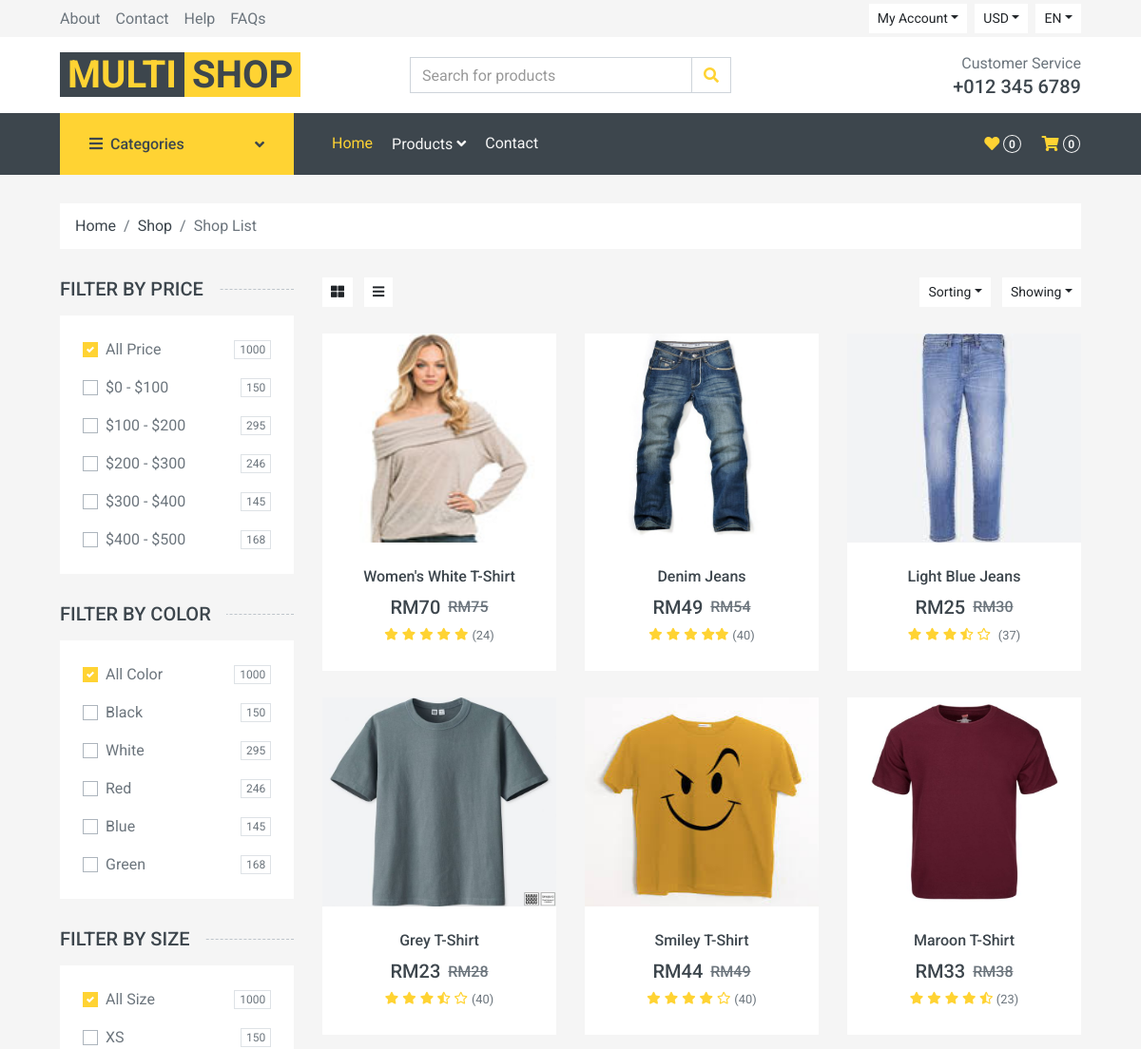
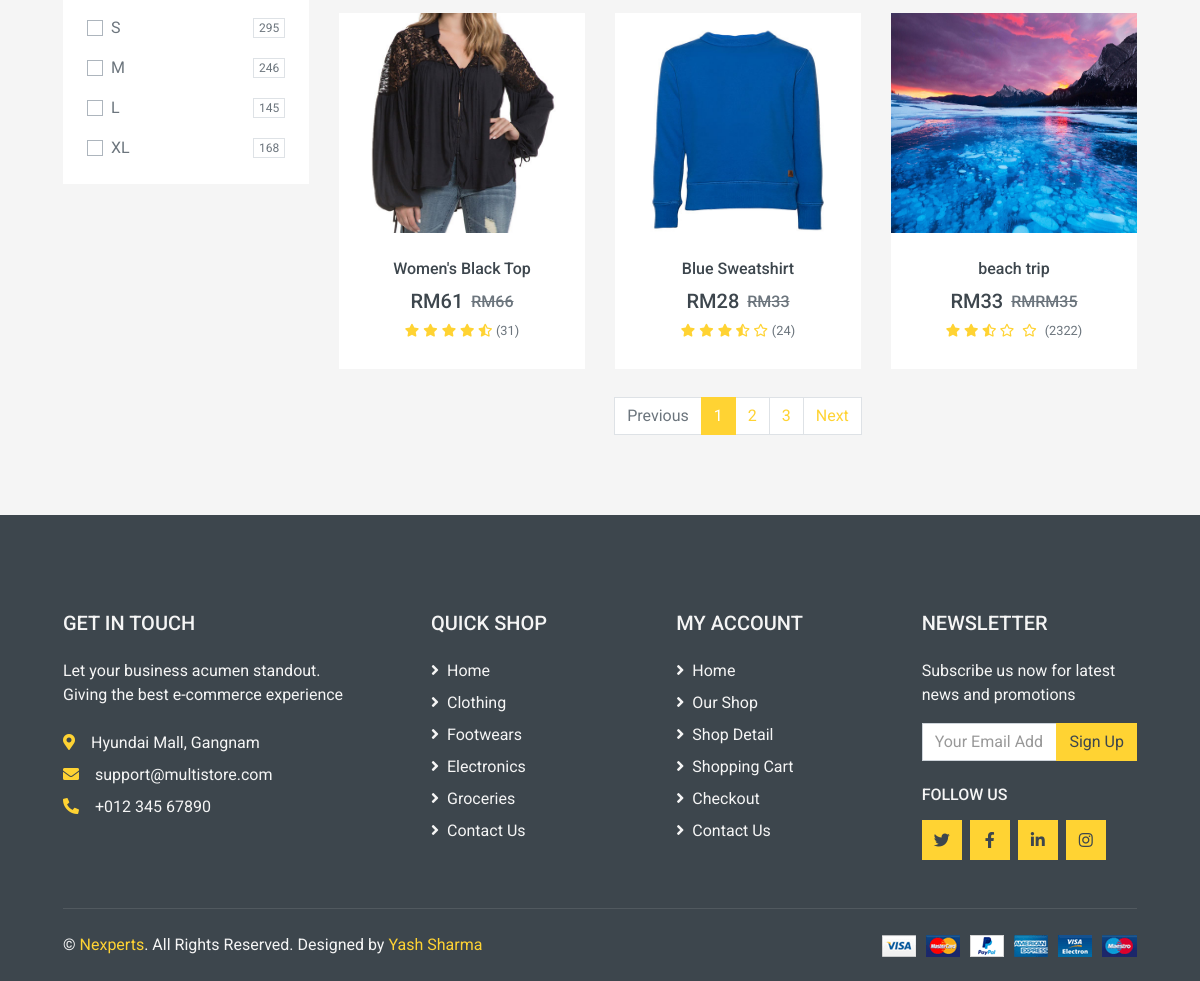
/shop.php?id=1, run on the app's committed database (2 pictures, top to bottom).
### tables this page shows
CREATE TABLE IF NOT EXISTS `products` (
  `id` int NOT NULL AUTO_INCREMENT,
  `catid` int NOT NULL,
  `pimg` text NOT NULL,
  `pname` text NOT NULL,
  `pnewprice` text NOT NULL,
  `poldprice` text NOT NULL,
  `star_rating1` text NOT NULL,
  `star_rating2` text NOT NULL,
  `star_rating3` text NOT NULL,
  `star_rating4` text NOT NULL,
  `star_rating5` text NOT NULL,
  `reviews` int NOT NULL,
  `pdesc` text NOT NULL,
  `variation` int NOT NULL,
  PRIMARY KEY (`id`)
);

### shop.php (the view, shortened to what the rows shown need)
<?php
$catID = $_GET['id'];
if(is_numeric($catID) and $catID>=1 and $catID<=4){
    $newCatId = $catID;
}else{
    header("Location: index.php");
}
?>
<!DOCTYPE html>
<html lang="en">
<head>
    <link href="https://cdnjs.cloudflare.com/ajax/libs/font-awesome/5.10.0/css/all.min.css" rel="stylesheet">
    <link href="lib/animate/animate.min.css" rel="stylesheet">
    <link href="lib/owlcarousel/assets/owl.carousel.min.css" rel="stylesheet">
    <link href="css/style.css" rel="stylesheet">
</head>
<body>
    <div class="container-fluid">
        <div class="row px-xl-5">
            <div class="col-lg-9 col-md-8">
                <div class="row pb-3">
                    <?php
                        include 'dbconfig.php';
                        $result = mysqli_query($conn, "SELECT * FROM products WHERE catid='".$newCatId."'");
                        while($pArray = mysqli_fetch_array($result)):
                    ?>
                    <div class="col-lg-4 col-md-6 col-sm-6 pb-1">
                        <div class="product-item bg-light mb-4">
                            <div class="product-img position-relative overflow-hidden">
                                <img class="img-fluid w-100" src="<?php echo $pArray['pimg']?>"
                                alt="<?php echo $pArray['pname']; ?>" style="height:220px;">
                                <div class="product-action">
                                </div>
                            </div>
                            <div class="text-center py-4">
                                <a class="h6 text-decoration-none text-truncate" href=""><?php echo $pArray['pname'];?></a>
                                <div class="d-flex align-items-center justify-content-center mt-2">
                                    <h5>RM<?php echo $pArray['pnewprice'];?></h5><h6 class="text-muted ml-2">
                                    <del>RM<?php echo $pArray['poldprice'];?></del></h6>
                                </div>
                                <div class="d-flex align-items-center justify-content-center mb-1">
                                    <small class="<?php echo $pArray['star_rating1'];?>"></small>
                                    <small class="<?php echo $pArray['star_rating2'];?>"></small>
                                    <small class="<?php echo $pArray['star_rating3'];?>"></small>
                                    <small class="<?php echo $pArray['star_rating4'];?>"></small>
                                    <small class="<?php echo $pArray['star_rating5'];?>"></small>
                                    <small>(<?php echo $pArray['reviews'];?>)</small>
                                </div>
                            </div>
                        </div>
                    </div>
                   	<?php
					endwhile;
					?>
                </div>
            </div>
        </div>
    </div>
</body>
</html>

### data on the page
products: pimg (picture), pname "Women's White T-Shirt", pnewprice "70", poldprice "75", reviews "24"
products: pimg (picture), pname "Denim Jeans", pnewprice "49", poldprice "54", reviews "40"
products: pimg (picture), pname "Light Blue Jeans", pnewprice "25", poldprice "30", reviews "37"
products: pimg (picture), pname "Grey T-Shirt", pnewprice "23", poldprice "28", reviews "40"
products: pimg (picture), pname "Smiley T-Shirt", pnewprice "44", poldprice "49", reviews "40"
products: pimg (picture), pname "Maroon T-Shirt", pnewprice "33", poldprice "38", reviews "23"
products: pimg (picture), pname "Women's Black Top", pnewprice "61", poldprice "66", reviews "31"
products: pimg (picture), pname "Blue Sweatshirt", pnewprice "28", poldprice "33", reviews "24"
products: pimg (picture), pname "beach trip", pnewprice "33", poldprice "RM35", reviews "2322"
